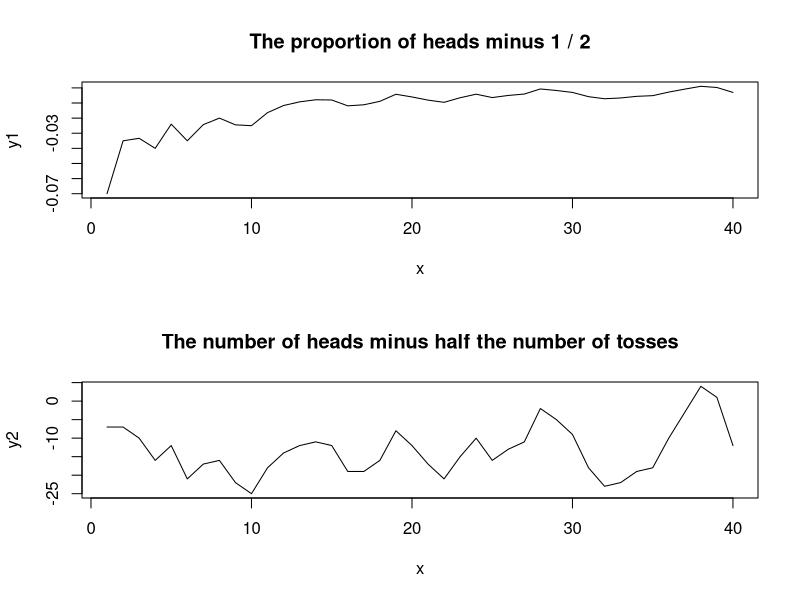

Recreate this plot in R.

#' Exercise 1
#' Modify the program CoinTosses to toss a coin n times and 
#' print out after every 100 tosses
#'   the proportion of heads minus 1 / 2
#'   the number of heads minus half the number of tosses
#' Do these numbers appear to approach 0 as n increases?

n = 4000 # number of coin tossing
count_head = 0 # this counts the number of head
x = c(1:(n/100))
y1 = rep(0, n/100) # the proportion of heads minus 1 / 2
y2 = rep(0, n/100) # the number of heads minus half the number of tosses
for (i in 1:n) {
  
  if (runif(1) < 1 / 2) { # if a result is a head
    count_head = count_head + 1 # inccrease count by 1
  }
  
  if (i %% 100 == 0) { # every 100 tosses
    y1[i / 100] = count_head / i - 1 / 2 # store the proportion of head minus 1 / 2
    y2[i / 100] = count_head - i / 2 # store the number of heads minus half the number of tosses
  }
}

par(mfrow=c(2, 1)) # 2 figures arranged in 2 rows and 2 columns
cat(length(x))
cat(length(y1))
cat(length(y2))
plot(x, y1, main='The proportion of heads minus 1 / 2', type='l')
plot(x, y2, main='The number of heads minus half the number of tosses', type='l')
